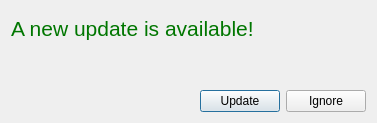
<?xml version="1.0" encoding="UTF-8"?>
<ui version="4.0">
 <class>UpdateView</class>
 <widget class="QDialog" name="UpdateView">
  <property name="geometry">
   <rect>
    <x>0</x>
    <y>0</y>
    <width>377</width>
    <height>123</height>
   </rect>
  </property>
  <property name="windowTitle">
   <string>Update application</string>
  </property>
  <layout class="QVBoxLayout" name="verticalLayout">
   <item>
    <widget class="QLabel" name="label">
     <property name="font">
      <font>
       <pointsize>16</pointsize>
      </font>
     </property>
     <property name="styleSheet">
      <string notr="true">color: rgb(0, 118, 0);</string>
     </property>
     <property name="text">
      <string>A new update is available!</string>
     </property>
    </widget>
   </item>
   <item>
    <widget class="QLabel" name="updateDescription">
     <property name="text">
      <string/>
     </property>
     <property name="wordWrap">
      <bool>true</bool>
     </property>
    </widget>
   </item>
   <item>
    <layout class="QHBoxLayout" name="horizontalLayout">
     <item>
      <spacer name="horizontalSpacer">
       <property name="orientation">
        <enum>Qt::Horizontal</enum>
       </property>
       <property name="sizeHint" stdset="0">
        <size>
         <width>40</width>
         <height>20</height>
        </size>
       </property>
      </spacer>
     </item>
     <item>
      <widget class="QPushButton" name="updateButton">
       <property name="text">
        <string>Update</string>
       </property>
      </widget>
     </item>
     <item>
      <widget class="QPushButton" name="ignoreButton">
       <property name="text">
        <string>Ignore</string>
       </property>
      </widget>
     </item>
    </layout>
   </item>
  </layout>
 </widget>
 <resources/>
 <connections/>
</ui>
